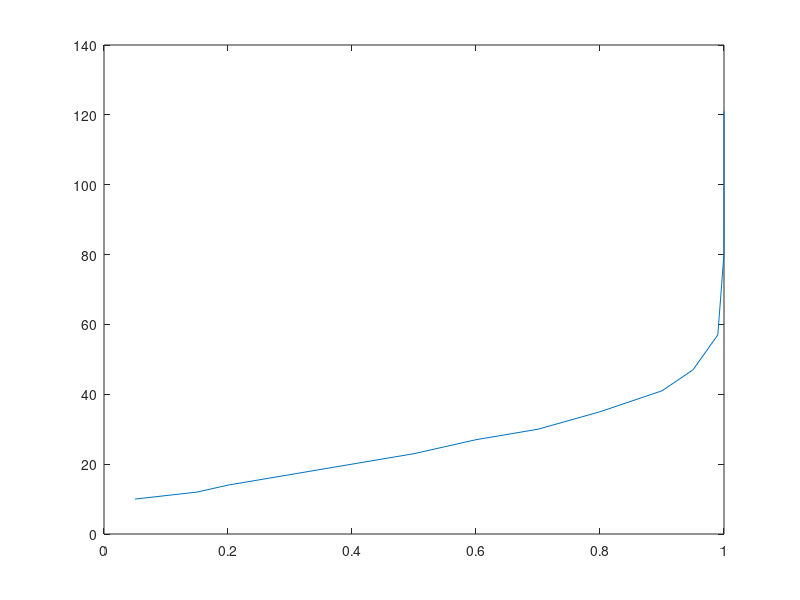

Write the MATLAB code that produced this figure.
clear;
clc;
p = [5,10,15,20,30,40,50,60,70,80,90,95,99,99.99,99.9999,100]/100;
count = 1;

for n=10:1:365
    val = 1-prod(365:-1:365-n+1)/(365^n);    
    if val >= p(count)
        if count == 15, 
            aa = 1; 
        end;
        final_n(count) = n;
        fprintf('\n%d %f',n,p(count));
        count = count+1;
        if count > length(p), break; end;
    end
end

plot(p,final_n);